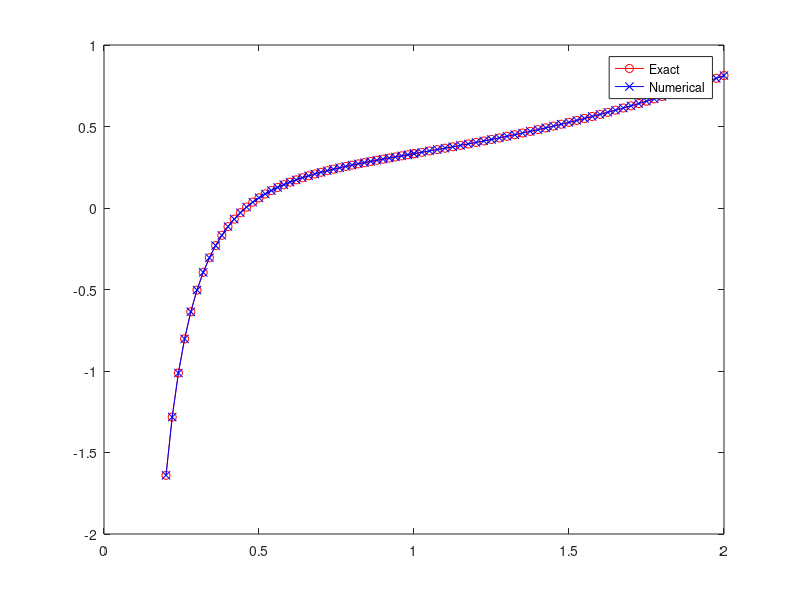
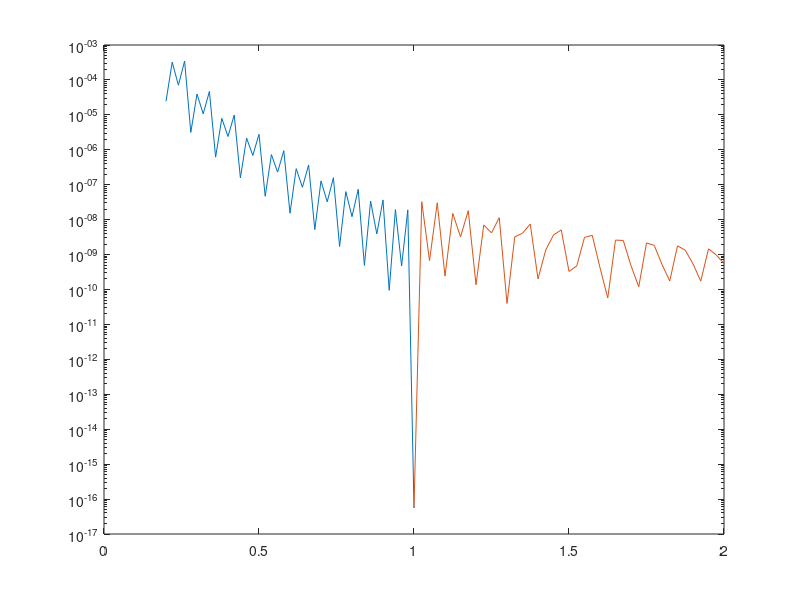

Recreate these plots in MATLAB, in order.
%{
f=@(x) (x.^3).*sin(2*x)./((x.^2+1).^2);
I=integral(f,0,Inf);
disp(I)
%}

tspan1 = [1 0.2];
tspan2 = [1 2];
f=@(t,y) -2/t*y+t-1+1/t;
y0 = 1/3;
[t1,y1] = ode45(f,tspan1,y0);
[t2,y2] = ode45(f,tspan2,y0);
t = [t1 t2];
y = [y1 y2];
yExact=@(t) 1/4.*t.^2-1/3.*t+1/2-1/12.*t.^-2;
figure
p1 = plot(t,yExact(t),'r-o');
hold on;
p2 = plot(t,y,'b-x');
hold off;
legend([p1(1);p2],'Exact','Numerical');

figure
p2 = semilogy(t,abs(yExact(t)-y));